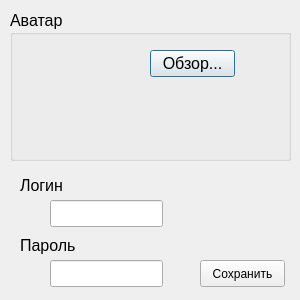
<?xml version="1.0" encoding="UTF-8"?>
<ui version="4.0">
 <class>ProfileDialog</class>
 <widget class="QDialog" name="ProfileDialog">
  <property name="geometry">
   <rect>
    <x>0</x>
    <y>0</y>
    <width>300</width>
    <height>300</height>
   </rect>
  </property>
  <property name="windowTitle">
   <string>Profile</string>
  </property>
  <widget class="QGroupBox" name="groupBox">
   <property name="geometry">
    <rect>
     <x>10</x>
     <y>10</y>
     <width>281</width>
     <height>151</height>
    </rect>
   </property>
   <property name="font">
    <font>
     <pointsize>12</pointsize>
    </font>
   </property>
   <property name="title">
    <string>Аватар</string>
   </property>
   <widget class="QPushButton" name="pushButtonBrowse">
    <property name="geometry">
     <rect>
      <x>140</x>
      <y>40</y>
      <width>85</width>
      <height>27</height>
     </rect>
    </property>
    <property name="text">
     <string>Обзор...</string>
    </property>
   </widget>
   <widget class="QLabel" name="labelAvatarImage">
    <property name="geometry">
     <rect>
      <x>10</x>
      <y>40</y>
      <width>100</width>
      <height>100</height>
     </rect>
    </property>
    <property name="text">
     <string/>
    </property>
   </widget>
  </widget>
  <widget class="QLineEdit" name="lineEditLogin">
   <property name="geometry">
    <rect>
     <x>50</x>
     <y>200</y>
     <width>113</width>
     <height>27</height>
    </rect>
   </property>
  </widget>
  <widget class="QLineEdit" name="lineEditPassword">
   <property name="geometry">
    <rect>
     <x>50</x>
     <y>260</y>
     <width>113</width>
     <height>27</height>
    </rect>
   </property>
  </widget>
  <widget class="QLabel" name="labelLogin">
   <property name="geometry">
    <rect>
     <x>20</x>
     <y>170</y>
     <width>71</width>
     <height>31</height>
    </rect>
   </property>
   <property name="font">
    <font>
     <pointsize>12</pointsize>
    </font>
   </property>
   <property name="text">
    <string>Логин</string>
   </property>
  </widget>
  <widget class="QLabel" name="labelPassword">
   <property name="geometry">
    <rect>
     <x>20</x>
     <y>230</y>
     <width>71</width>
     <height>31</height>
    </rect>
   </property>
   <property name="font">
    <font>
     <pointsize>12</pointsize>
    </font>
   </property>
   <property name="text">
    <string>Пароль</string>
   </property>
  </widget>
  <widget class="QPushButton" name="pushButton">
   <property name="geometry">
    <rect>
     <x>200</x>
     <y>260</y>
     <width>85</width>
     <height>27</height>
    </rect>
   </property>
   <property name="text">
    <string>Сохранить</string>
   </property>
  </widget>
 </widget>
 <resources/>
 <connections/>
</ui>
